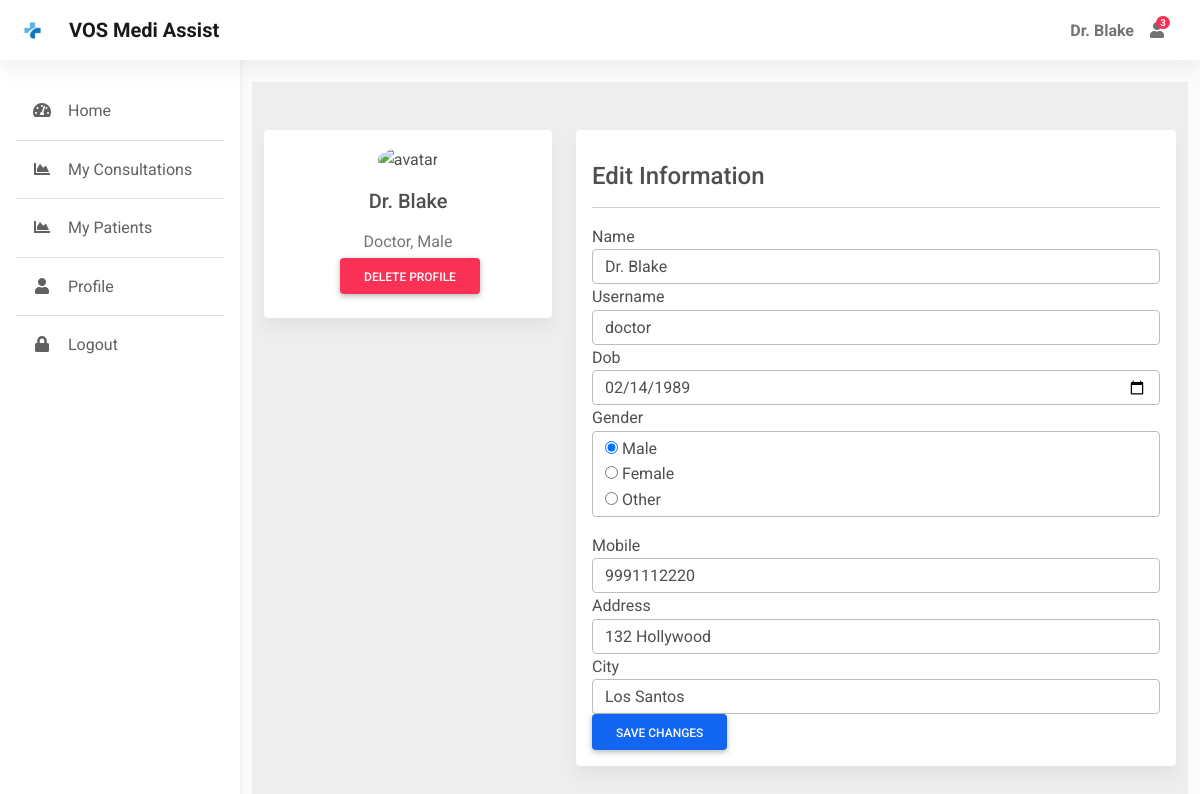
Screenshot of /edit_profile (signed in) with the database file from the repository.
### app.py (models this page shows)
class User(db.Model, UserMixin):
    id = db.Column(db.Integer, primary_key=True)
    username = db.Column(db.String(50), nullable=False, unique=True)
    password = db.Column(db.String(50), nullable=False)
    name = db.Column(db.String(50), nullable=False)
    address = db.Column(db.String(80))
    city = db.Column(db.String(30))
    dob = db.Column(db.Date, nullable=False)
    gender = db.Column(db.String(10), nullable=False)
    is_doctor = db.Column(db.Boolean, default=False, nullable=False)
    mobile = db.Column(db.Integer)

### app.py (the view)
@app.route('/edit_profile', methods=['GET', 'POST'])
@login_required
def edit_profile():
    form = EditForm(obj=current_user)
    if form.validate_on_submit():
        form.populate_obj(current_user)
        db.session.commit()
        return redirect(url_for('profile'))
    return render_template('edit_profile.html', form=form)

### app.py
class EditForm(FlaskForm):
    username = StringField(validators=[InputRequired(), Length(min=4, max=20)], render_kw={"placeholder": "User Name"}, name='username')
    name = StringField(validators=[InputRequired(), Length(min=4, max=20)], render_kw={"placeholder": "Full Name"}, name='name')
    gender = RadioField('Gender', choices=[('Male'),('Female'),('Other')], name='gender')
    address = StringField(validators=[InputRequired(), Length(min=4, max=100)], render_kw={"placeholder": "Address"}, name='address')
    mobile = StringField(validators=[InputRequired(), Length(min=10, max=12)], render_kw={"placeholder": "Mobile No."}, name='mobile')
    city = StringField(validators=[InputRequired(), Length(min=4, max=30)], render_kw={"placeholder": "City"}, name='city')
    dob = DateField(validators=[InputRequired()],render_kw={"placeholder": "Date of Birth"}, name='dob')
    submit = SubmitField("Save Changes")

### app.py (called while the page is built)
@login_manager.user_loader
def load_user(user_id):
    return User.query.get(int(user_id))

@app.context_processor
def inject_datetime():
    return dict(datetime=datetime)

### templates/edit_profile.html (shortened to what this page needs)
{% extends "dashboard.html" %}
{% block main %}
<div class="container pt-4">
    <section style="background-color: #eee;">
      <div class="container py-5">
        <div class="row">
          <div class="col-lg-4">
            <div class="card mb-4">
              <div class="card-body text-center">
                <img src="https://mdbcdn.b-cdn.net/img/Photos/new-templates/bootstrap-chat/ava3.webp" alt="avatar"
                  class="rounded-circle img-fluid" style="width: 150px;">
                <h5 class="my-3">{{ current_user.name }}</h5>
                {% if current_user.is_doctor %}
                  <p class="text-muted mb-1">Doctor, {{ current_user.gender }}</p>
                {% else %}
                  <p class="text-muted mb-1">Patient, {{ current_user.gender }}</p>
                  <p class="text-muted mb-4">{{ current_user.address }}</p>
                {% endif %}
                <div class="d-flex justify-content-center mb-2">
                  <a href="{{ url_for('delete_profile') }}" class="btn btn-danger ms-1">Delete Profile</a>
                </div>
              </div>
            </div>
          </div>
          <div class="col-lg-8">
            <div class="card mb-4">
                <div class="card-body">
                    <h4 class="my-3">Edit Information</h4>
                    <hr>
                    <form method="post">
                        <div class="form-group">
                            {{ form.name.label() }}
                            {{ form.name(class="form-control", placeholder="Enter your full name") }}
                        </div>
                        <div class="form-group">
                            {{ form.username.label() }}
                            {{ form.username(class="form-control", placeholder="Enter your username") }}
                        </div>
                        <div class="form-group">
                            {{ form.dob.label() }}
                            {{ form.dob(class="form-control") }}
                        </div>
                        <div class="form-group">
                            {{ form.gender.label() }}
                            {{ form.gender(style="list-style:none", class="form-control") }}
                        </div>
                        <div class="form-group">
                            {{ form.mobile.label() }}
                            {{ form.mobile(class="form-control", placeholder="Enter your mobile number") }}
                        </div>
                        <div class="form-group">
                            {{ form.address.label() }}
                            {{ form.address(class="form-control", placeholder="Enter your address") }}
                        </div>
                        <div class="form-group">
                            {{ form.city.label() }}
                            {{ form.city(class="form-control", placeholder="Enter your city") }}
                        </div>
                        <button type="submit" class="btn btn-primary">Save Changes</button>
                    </form>
                </div>
            </div>
          </div>
        </div>
      </div>
    </section>
</div>
{% endblock %}

### templates/dashboard.html (shortened to what this page needs)
<!DOCTYPE html>
<html lang="en">
<head>
  <link rel="stylesheet" href="https://use.fontawesome.com/releases/v5.11.2/css/all.css" />
  <link rel="stylesheet" href="{{ url_for('static', filename='css/mdb.min.css') }}" />
  <link rel="stylesheet"  href="{{ url_for('static', filename='css/admin.css') }}"/>
</head>
<body>
  <header>
    <nav id="sidebarMenu" class="collapse d-lg-block sidebar collapse bg-white">
      <div class="position-sticky">
        <div class="list-group list-group-flush mx-3 mt-4">
          <a href="{{ url_for('home') }}" class="list-group-item list-group-item-action py-3 ripple {% if request.endpoint == 'home' %}active{% endif %}" aria-current="true">
            <i class="fas fa-tachometer-alt fa-fw me-3"></i><span>Home</span>
          </a>
          {% if current_user.is_doctor %}
          <a href="{{ url_for('myappointments') }}" class="list-group-item list-group-item-action py-3 ripple {% if request.endpoint == 'myappointments' %}active{% endif %}">
            <i class="fas fa-chart-area fa-fw me-3"></i><span>My Consultations</span>
          </a>
          <a href="{{ url_for('mypatients') }}" class="list-group-item list-group-item-action py-3 ripple {% if request.endpoint == 'mypatients' or request.endpoint == 'viewpatient' %}active{% endif %}">
            <i class="fas fa-chart-area fa-fw me-3"></i><span>My Patients</span>
          </a>
          {% endif %}
          <a href="{{ url_for('profile') }}" class="list-group-item list-group-item-action py-3 ripple {% if request.endpoint == 'profile' %}active{% endif %}"><i
              class="fas fa-user fa-fw me-3"></i><span>Profile</span></a>
          <a href="{{ url_for('logout') }}" class="list-group-item list-group-item-action py-3 ripple">
            <i class="fas fa-lock fa-fw me-3"></i><span>Logout</span>
          </a>
        </div>
      </div>
    </nav>
    <nav id="main-navbar" class="navbar navbar-expand-lg navbar-light bg-white fixed-top">
      <div class="container-fluid">
        <a class="navbar-brand d-flex align-items-center fw-bold" href="/"><img class="d-inline-block me-3" " src="{{ url_for('static', filename='img/icons/logo.png') }}" alt="" />VOS Medi Assist</a>
        <ul class="navbar-nav ms-auto d-flex flex-row">
            <li>
                <a class="nav-link me-3 me-lg-0 d-flex align-items-center fw-bold" href="#">{{ current_user.name }}</a>
            </li>
          <li class="nav-item dropdown">
            <a class="nav-link me-3 me-lg-0 dropdown-toggle hidden-arrow" href="#" id="navbarDropdownMenuLink"
              role="button" data-mdb-toggle="dropdown" aria-expanded="false">
              <i class="fas fa-user"></i>
              <span class="badge rounded-pill badge-notification bg-danger">3</span>
            </a>
          </li>
          <li class="nav-item dropdown">
            <a class="nav-link dropdown-toggle hidden-arrow d-flex align-items-center" href="#"
              id="navbarDropdownMenuLink" role="button" data-mdb-toggle="dropdown" aria-expanded="false">
            </a>
          </li>
        </ul>
      </div>
    </nav>
  </header>
  <main style="margin-top: 58px">
    {% block main %}
    {% endblock %}
  </main>
</body>
</html>

### static/css/admin.css (style rules this page uses)
body { background-color: #fbfbfb; }
@media (min-width: 991.98px) { main { padding-left: 240px; } }
.sidebar { position: fixed; top: 0; bottom: 0; left: 0; padding: 58px 0 0; box-shadow: 0 2px 5px 0 rgb(0 0 0 / 5%), 0 2px 10px 0 rgb(0 0 0 / 5%); width: 240px; z-index: 600; }

### rows the page displays
User: name "Dr. Blake", gender "Male", username "doctor", dob "02/14/1989", gender "☑ Male ☐ Female ☐ Other", mobile "9991112220", address "132 Hollywood", city "Los Santos"
